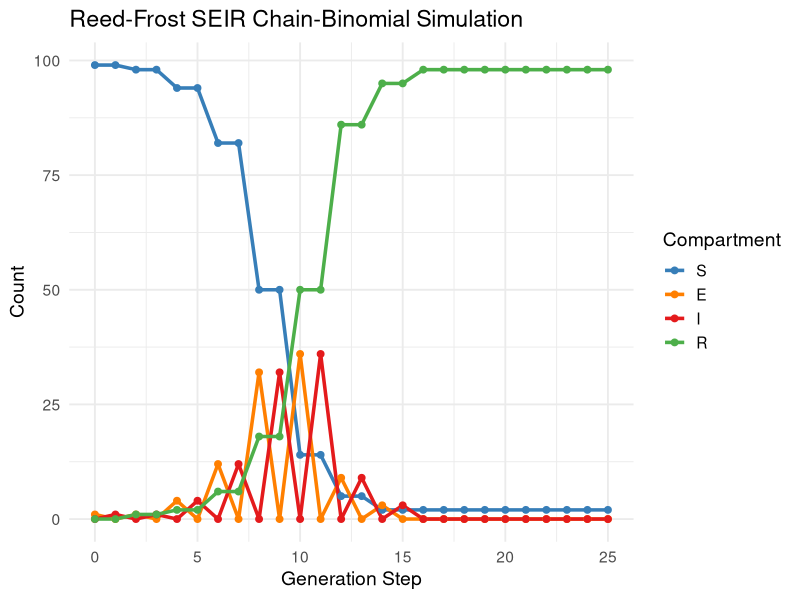

Source code (R):
library(tidyverse)

#####################################################################
##  Reed-Frost SEIR Model 
#####################################################################
## S[t]   -> Susceptible population
## E[t]   -> Newly exposed (infected but not yet infectious)
## I[t]   -> Active infectious individuals (equal to E[t-1])
## R[t]   -> Removed/Recovered individuals (accumulated from I[t-1])

simulate_reed_frost_seir <- function(generations, y0, p) {
  # Initialize vectors to store states over time
  S <- numeric(generations + 1)
  E <- numeric(generations + 1)
  I <- numeric(generations + 1)
  R <- numeric(generations + 1)
  
  # Set initial states at generation 1 (t = 0)
  S[1] <- y0["S"]
  E[1] <- y0["E"]
  I[1] <- y0["I"]
  R[1] <- y0["R"]
  
  for (t in 1:generations) {
    # If there are no infectious individuals, the epidemic stops expanding
    if (I[t] == 0) {
      S[t+1] <- S[t]
      E[t+1] <- 0
      I[t+1] <- E[t]       # Latent individuals progress to infectious
      R[t+1] <- R[t] + I[t] # Infectious individuals recover
      next
    }
    
    # Probability of a susceptible getting infected by the current pool of I
    prob_infection <- 1 - (1 - p)^I[t]
    
    # Sample the number of new exposures using the binomial distribution
    new_exposures <- rbinom(1, size = S[t], prob = prob_infection)
    
    # State transitions for the next time step
    S[t+1] <- S[t] - new_exposures
    E[t+1] <- new_exposures
    I[t+1] <- E[t]       # Previous generation's E becomes active I
    R[t+1] <- R[t] + I[t] # Previous generation's I recovers
  }
  
  # Compile into a clean data frame
  results <- data.frame(
    Generation = 0:generations,
    S = S,
    E = E,
    I = I,
    R = R
  )
  
  return(results)
}

## Setup
pop <- 100               # Total population size
generations_count <- 25  # Number of steps/generations to track
p_contact <- 0.04        # Probability of effective contact per pair

# Initial state: 1 individual starts Exposed (E = 1), 0 active Infectious
y0_rf <- c(S = pop - 1, E = 1, I = 0, R = 0)

# discrete simulation
rf_data <- simulate_reed_frost_seir(generations_count, y0_rf, p_contact)

## Plot
rf_long <- rf_data |> 
  pivot_longer(cols = c(S, E, I, R), names_to = "Compartment", values_to = "count") |> 
  mutate(Compartment = factor(Compartment, levels = c('S', 'E', 'I', 'R')))

ggplot(rf_long, aes(x = Generation, y = count, color = Compartment)) +
  geom_line(linewidth = 1.2) +
  geom_point(size = 2) +
  labs(
    title = "Reed-Frost SEIR Chain-Binomial Simulation", 
    y = "Count", 
    x = "Generation Step"
  ) +
  theme_minimal(base_size = 14) +
  scale_color_manual(values = c("S" = "#377eb8", "E" = "#ff7f00", "I" = "#e41a1c", "R" = "#4daf4a"))
